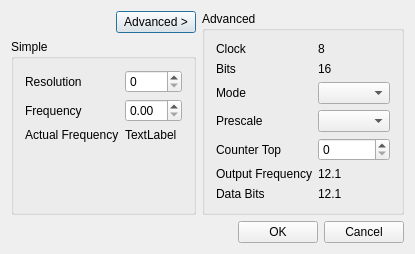
<?xml version="1.0" encoding="UTF-8"?>
<ui version="4.0">
 <class>TimerConfigDlgClass</class>
 <widget class="QDialog" name="TimerConfigDlgClass">
  <property name="geometry">
   <rect>
    <x>0</x>
    <y>0</y>
    <width>375</width>
    <height>241</height>
   </rect>
  </property>
  <property name="windowTitle">
   <string>Timer Configuration</string>
  </property>
  <layout class="QVBoxLayout" name="verticalLayout_2">
   <item>
    <layout class="QHBoxLayout" name="horizontalLayout_5">
     <item>
      <layout class="QVBoxLayout" name="verticalLayout">
       <item>
        <layout class="QHBoxLayout" name="horizontalLayout_3">
         <property name="sizeConstraint">
          <enum>QLayout::SetMinimumSize</enum>
         </property>
         <item>
          <spacer name="horizontalSpacer">
           <property name="orientation">
            <enum>Qt::Horizontal</enum>
           </property>
           <property name="sizeHint" stdset="0">
            <size>
             <width>40</width>
             <height>20</height>
            </size>
           </property>
          </spacer>
         </item>
         <item>
          <widget class="QPushButton" name="btnAdvanced">
           <property name="text">
            <string>Advanced &gt;</string>
           </property>
           <property name="checkable">
            <bool>true</bool>
           </property>
          </widget>
         </item>
        </layout>
       </item>
       <item>
        <widget class="QGroupBox" name="groupBox">
         <property name="title">
          <string>Simple</string>
         </property>
         <layout class="QHBoxLayout" name="horizontalLayout">
          <item>
           <layout class="QFormLayout" name="formLayout">
            <item row="0" column="0">
             <widget class="QLabel" name="label_10">
              <property name="text">
               <string>Resolution</string>
              </property>
             </widget>
            </item>
            <item row="0" column="1">
             <widget class="QSpinBox" name="spinResolution"/>
            </item>
            <item row="1" column="0">
             <widget class="QLabel" name="label_11">
              <property name="text">
               <string>Frequency</string>
              </property>
             </widget>
            </item>
            <item row="1" column="1">
             <widget class="QDoubleSpinBox" name="spinFrequency"/>
            </item>
            <item row="2" column="0">
             <widget class="QLabel" name="label_12">
              <property name="text">
               <string>Actual Frequency</string>
              </property>
             </widget>
            </item>
            <item row="2" column="1">
             <widget class="QLabel" name="lblActualFrequency">
              <property name="text">
               <string>TextLabel</string>
              </property>
             </widget>
            </item>
           </layout>
          </item>
         </layout>
        </widget>
       </item>
      </layout>
     </item>
     <item>
      <widget class="QGroupBox" name="groupAdvanced">
       <property name="enabled">
        <bool>true</bool>
       </property>
       <property name="title">
        <string>Advanced</string>
       </property>
       <layout class="QHBoxLayout" name="horizontalLayout_2">
        <item>
         <layout class="QFormLayout" name="formLayout_2">
          <property name="fieldGrowthPolicy">
           <enum>QFormLayout::AllNonFixedFieldsGrow</enum>
          </property>
          <item row="0" column="0">
           <widget class="QLabel" name="label">
            <property name="text">
             <string>Clock</string>
            </property>
           </widget>
          </item>
          <item row="0" column="1">
           <widget class="QLabel" name="lblClockFrequency">
            <property name="text">
             <string>8</string>
            </property>
           </widget>
          </item>
          <item row="1" column="0">
           <widget class="QLabel" name="label_2">
            <property name="text">
             <string>Bits</string>
            </property>
           </widget>
          </item>
          <item row="1" column="1">
           <widget class="QLabel" name="lblBits">
            <property name="text">
             <string>16</string>
            </property>
           </widget>
          </item>
          <item row="2" column="0">
           <widget class="QLabel" name="label_3">
            <property name="text">
             <string>Mode</string>
            </property>
           </widget>
          </item>
          <item row="2" column="1">
           <widget class="QComboBox" name="cboWaveformMode"/>
          </item>
          <item row="3" column="0">
           <widget class="QLabel" name="label_4">
            <property name="text">
             <string>Prescale</string>
            </property>
           </widget>
          </item>
          <item row="3" column="1">
           <widget class="QComboBox" name="cboPrescale"/>
          </item>
          <item row="4" column="0">
           <widget class="QLabel" name="label_5">
            <property name="text">
             <string>Counter Top</string>
            </property>
           </widget>
          </item>
          <item row="4" column="1">
           <widget class="QSpinBox" name="spinCounterTop"/>
          </item>
          <item row="5" column="0">
           <widget class="QLabel" name="label_6">
            <property name="text">
             <string>Output Frequency</string>
            </property>
           </widget>
          </item>
          <item row="5" column="1">
           <widget class="QLabel" name="lblOutputFrequency">
            <property name="text">
             <string>12.1</string>
            </property>
           </widget>
          </item>
          <item row="6" column="0">
           <widget class="QLabel" name="label_8">
            <property name="text">
             <string>Data Bits</string>
            </property>
           </widget>
          </item>
          <item row="6" column="1">
           <widget class="QLabel" name="lblDataBits">
            <property name="text">
             <string>12.1</string>
            </property>
           </widget>
          </item>
         </layout>
        </item>
       </layout>
      </widget>
     </item>
    </layout>
   </item>
   <item>
    <layout class="QHBoxLayout" name="horizontalLayout_4">
     <item>
      <spacer name="horizontalSpacer_2">
       <property name="orientation">
        <enum>Qt::Horizontal</enum>
       </property>
       <property name="sizeHint" stdset="0">
        <size>
         <width>40</width>
         <height>20</height>
        </size>
       </property>
      </spacer>
     </item>
     <item>
      <widget class="QPushButton" name="btnOK">
       <property name="text">
        <string>OK</string>
       </property>
      </widget>
     </item>
     <item>
      <widget class="QPushButton" name="btnCancel">
       <property name="text">
        <string>Cancel</string>
       </property>
      </widget>
     </item>
    </layout>
   </item>
  </layout>
 </widget>
 <layoutdefault spacing="6" margin="11"/>
 <resources/>
 <connections>
  <connection>
   <sender>cboWaveformMode</sender>
   <signal>currentIndexChanged(int)</signal>
   <receiver>TimerConfigDlgClass</receiver>
   <slot>ComputeTimer()</slot>
   <hints>
    <hint type="sourcelabel">
     <x>651</x>
     <y>93</y>
    </hint>
    <hint type="destinationlabel">
     <x>256</x>
     <y>117</y>
    </hint>
   </hints>
  </connection>
  <connection>
   <sender>cboPrescale</sender>
   <signal>currentIndexChanged(int)</signal>
   <receiver>TimerConfigDlgClass</receiver>
   <slot>ComputeTimer()</slot>
   <hints>
    <hint type="sourcelabel">
     <x>651</x>
     <y>119</y>
    </hint>
    <hint type="destinationlabel">
     <x>250</x>
     <y>172</y>
    </hint>
   </hints>
  </connection>
  <connection>
   <sender>spinCounterTop</sender>
   <signal>valueChanged(int)</signal>
   <receiver>TimerConfigDlgClass</receiver>
   <slot>ComputeTimer()</slot>
   <hints>
    <hint type="sourcelabel">
     <x>651</x>
     <y>145</y>
    </hint>
    <hint type="destinationlabel">
     <x>296</x>
     <y>217</y>
    </hint>
   </hints>
  </connection>
  <connection>
   <sender>spinResolution</sender>
   <signal>valueChanged(int)</signal>
   <receiver>TimerConfigDlgClass</receiver>
   <slot>AutoComputeTimer()</slot>
   <hints>
    <hint type="sourcelabel">
     <x>159</x>
     <y>87</y>
    </hint>
    <hint type="destinationlabel">
     <x>497</x>
     <y>68</y>
    </hint>
   </hints>
  </connection>
  <connection>
   <sender>spinFrequency</sender>
   <signal>valueChanged(double)</signal>
   <receiver>TimerConfigDlgClass</receiver>
   <slot>AutoComputeTimer()</slot>
   <hints>
    <hint type="sourcelabel">
     <x>159</x>
     <y>113</y>
    </hint>
    <hint type="destinationlabel">
     <x>522</x>
     <y>98</y>
    </hint>
   </hints>
  </connection>
  <connection>
   <sender>btnAdvanced</sender>
   <signal>toggled(bool)</signal>
   <receiver>TimerConfigDlgClass</receiver>
   <slot>onShowAdvanced()</slot>
   <hints>
    <hint type="sourcelabel">
     <x>169</x>
     <y>35</y>
    </hint>
    <hint type="destinationlabel">
     <x>418</x>
     <y>33</y>
    </hint>
   </hints>
  </connection>
  <connection>
   <sender>btnOK</sender>
   <signal>clicked()</signal>
   <receiver>TimerConfigDlgClass</receiver>
   <slot>accept()</slot>
   <hints>
    <hint type="sourcelabel">
     <x>499</x>
     <y>307</y>
    </hint>
    <hint type="destinationlabel">
     <x>450</x>
     <y>263</y>
    </hint>
   </hints>
  </connection>
  <connection>
   <sender>btnCancel</sender>
   <signal>clicked()</signal>
   <receiver>TimerConfigDlgClass</receiver>
   <slot>reject()</slot>
   <hints>
    <hint type="sourcelabel">
     <x>574</x>
     <y>311</y>
    </hint>
    <hint type="destinationlabel">
     <x>593</x>
     <y>262</y>
    </hint>
   </hints>
  </connection>
 </connections>
 <slots>
  <slot>ComputeTimer()</slot>
  <slot>AutoComputeTimer()</slot>
  <slot>onShowAdvanced()</slot>
 </slots>
</ui>
